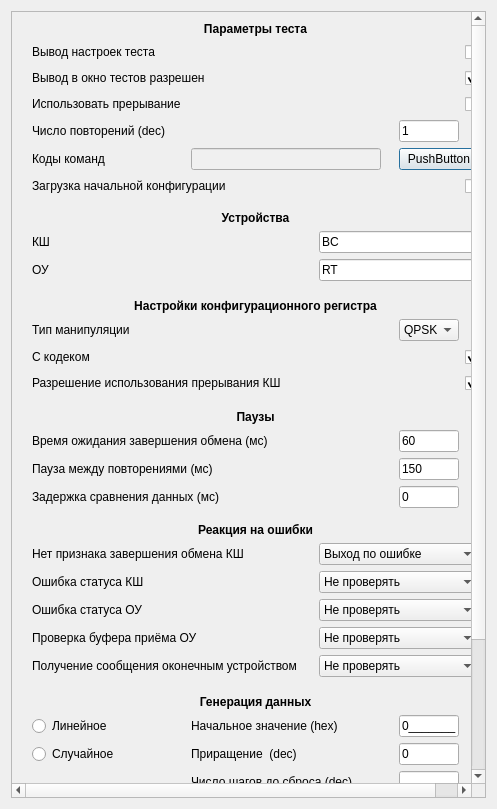
<?xml version="1.0" encoding="UTF-8"?>
<ui version="4.0">
 <class>TestVarBroad</class>
 <widget class="QDialog" name="TestVarBroad">
  <property name="geometry">
   <rect>
    <x>0</x>
    <y>0</y>
    <width>497</width>
    <height>809</height>
   </rect>
  </property>
  <property name="sizePolicy">
   <sizepolicy hsizetype="Fixed" vsizetype="Fixed">
    <horstretch>0</horstretch>
    <verstretch>0</verstretch>
   </sizepolicy>
  </property>
  <property name="baseSize">
   <size>
    <width>0</width>
    <height>900</height>
   </size>
  </property>
  <property name="windowTitle">
   <string>Перебор параметров групповой команды. Настройки.</string>
  </property>
  <property name="windowIcon">
   <iconset resource="../tgca/tgca.qrc">
    <normaloff>:/pictogram/agt_aisles_5533.png</normaloff>:/pictogram/agt_aisles_5533.png</iconset>
  </property>
  <layout class="QHBoxLayout" name="horizontalLayout">
   <item>
    <widget class="QScrollArea" name="scrollArea">
     <property name="widgetResizable">
      <bool>true</bool>
     </property>
     <widget class="QWidget" name="scrollAreaWidgetContents">
      <property name="geometry">
       <rect>
        <x>0</x>
        <y>0</y>
        <width>459</width>
        <height>891</height>
       </rect>
      </property>
      <layout class="QGridLayout" name="gridLayout">
       <property name="leftMargin">
        <number>20</number>
       </property>
       <property name="topMargin">
        <number>10</number>
       </property>
       <property name="rightMargin">
        <number>16</number>
       </property>
       <property name="bottomMargin">
        <number>6</number>
       </property>
       <property name="horizontalSpacing">
        <number>10</number>
       </property>
       <item row="41" column="0">
        <widget class="QRadioButton" name="radioButtonRand">
         <property name="text">
          <string>Случайное</string>
         </property>
         <attribute name="buttonGroup">
          <string notr="true">buttonGroupData</string>
         </attribute>
        </widget>
       </item>
       <item row="42" column="1" colspan="3">
        <widget class="QLabel" name="labelNumStep">
         <property name="text">
          <string>Число шагов до сброса (dec)</string>
         </property>
        </widget>
       </item>
       <item row="43" column="3">
        <widget class="QComboBox" name="comboBoxUnit">
         <property name="maximumSize">
          <size>
           <width>60</width>
           <height>16777215</height>
          </size>
         </property>
         <item>
          <property name="text">
           <string>1</string>
          </property>
         </item>
         <item>
          <property name="text">
           <string>2</string>
          </property>
         </item>
         <item>
          <property name="text">
           <string>4</string>
          </property>
         </item>
        </widget>
       </item>
       <item row="13" column="0" colspan="4">
        <widget class="QLabel" name="labelManType">
         <property name="text">
          <string>Тип манипуляции</string>
         </property>
        </widget>
       </item>
       <item row="56" column="0" colspan="5">
        <widget class="QLabel" name="labelHeaderOut">
         <property name="font">
          <font>
           <weight>75</weight>
           <bold>true</bold>
          </font>
         </property>
         <property name="text">
          <string>Вывод регистров состояния</string>
         </property>
         <property name="alignment">
          <set>Qt::AlignCenter</set>
         </property>
        </widget>
       </item>
       <item row="8" column="0" colspan="5">
        <widget class="QLabel" name="labelHeaderDevices">
         <property name="font">
          <font>
           <weight>75</weight>
           <bold>true</bold>
          </font>
         </property>
         <property name="text">
          <string>Устройства</string>
         </property>
         <property name="alignment">
          <set>Qt::AlignHCenter|Qt::AlignTop</set>
         </property>
        </widget>
       </item>
       <item row="16" column="0" colspan="5">
        <widget class="QLabel" name="labelSpace3">
         <property name="maximumSize">
          <size>
           <width>16777215</width>
           <height>5</height>
          </size>
         </property>
         <property name="text">
          <string/>
         </property>
        </widget>
       </item>
       <item row="12" column="0" colspan="5">
        <widget class="QLabel" name="labelHeaderConfig">
         <property name="font">
          <font>
           <weight>75</weight>
           <bold>true</bold>
          </font>
         </property>
         <property name="text">
          <string>Настройки конфигурационного регистра</string>
         </property>
         <property name="alignment">
          <set>Qt::AlignCenter</set>
         </property>
        </widget>
       </item>
       <item row="41" column="1" colspan="3">
        <widget class="QLabel" name="labelStep">
         <property name="text">
          <string>Приращение  (dec)</string>
         </property>
        </widget>
       </item>
       <item row="15" column="4">
        <widget class="QCheckBox" name="checkBoxEnaInt">
         <property name="minimumSize">
          <size>
           <width>0</width>
           <height>20</height>
          </size>
         </property>
         <property name="maximumSize">
          <size>
           <width>40</width>
           <height>16777215</height>
          </size>
         </property>
         <property name="layoutDirection">
          <enum>Qt::RightToLeft</enum>
         </property>
         <property name="text">
          <string/>
         </property>
         <property name="checked">
          <bool>true</bool>
         </property>
        </widget>
       </item>
       <item row="60" column="3">
        <widget class="QLineEdit" name="lineEditRTOut">
         <property name="inputMethodHints">
          <set>Qt::ImhDigitsOnly</set>
         </property>
         <property name="alignment">
          <set>Qt::AlignRight|Qt::AlignTrailing|Qt::AlignVCenter</set>
         </property>
        </widget>
       </item>
       <item row="32" column="0" colspan="2">
        <widget class="QLabel" name="labelErrMemRT">
         <property name="text">
          <string>Проверка буфера приёма ОУ</string>
         </property>
        </widget>
       </item>
       <item row="15" column="0" colspan="4">
        <widget class="QLabel" name="labelEnaInt">
         <property name="text">
          <string>Разрешение использования прерывания КШ</string>
         </property>
        </widget>
       </item>
       <item row="44" column="0" colspan="3">
        <widget class="QLabel" name="labelBufLen">
         <property name="text">
          <string>Размер массива данных в байтах (dec)</string>
         </property>
        </widget>
       </item>
       <item row="11" column="0" colspan="5">
        <widget class="QLabel" name="labelSpace2">
         <property name="maximumSize">
          <size>
           <width>16777215</width>
           <height>6</height>
          </size>
         </property>
         <property name="text">
          <string/>
         </property>
        </widget>
       </item>
       <item row="33" column="0" colspan="3">
        <widget class="QLabel" name="labelReceived">
         <property name="text">
          <string>Получение сообщения оконечным устройством</string>
         </property>
        </widget>
       </item>
       <item row="40" column="1" colspan="3">
        <widget class="QLabel" name="labelBegin">
         <property name="maximumSize">
          <size>
           <width>150</width>
           <height>16777215</height>
          </size>
         </property>
         <property name="text">
          <string>Начальное значение (hex)</string>
         </property>
        </widget>
       </item>
       <item row="6" column="4">
        <widget class="QCheckBox" name="checkBoxInit">
         <property name="minimumSize">
          <size>
           <width>0</width>
           <height>20</height>
          </size>
         </property>
         <property name="maximumSize">
          <size>
           <width>40</width>
           <height>16777215</height>
          </size>
         </property>
         <property name="layoutDirection">
          <enum>Qt::RightToLeft</enum>
         </property>
         <property name="text">
          <string/>
         </property>
        </widget>
       </item>
       <item row="14" column="0" colspan="4">
        <widget class="QLabel" name="labelCodec">
         <property name="text">
          <string>С кодеком</string>
         </property>
        </widget>
       </item>
       <item row="14" column="4">
        <widget class="QCheckBox" name="checkBoxCodec">
         <property name="minimumSize">
          <size>
           <width>0</width>
           <height>20</height>
          </size>
         </property>
         <property name="maximumSize">
          <size>
           <width>40</width>
           <height>16777215</height>
          </size>
         </property>
         <property name="layoutDirection">
          <enum>Qt::RightToLeft</enum>
         </property>
         <property name="text">
          <string/>
         </property>
         <property name="checked">
          <bool>true</bool>
         </property>
        </widget>
       </item>
       <item row="42" column="4">
        <widget class="QLineEdit" name="lineEditNumStep">
         <property name="maximumSize">
          <size>
           <width>60</width>
           <height>16777215</height>
          </size>
         </property>
        </widget>
       </item>
       <item row="31" column="0">
        <widget class="QLabel" name="labelErrStatusRT">
         <property name="text">
          <string>Ошибка статуса ОУ</string>
         </property>
        </widget>
       </item>
       <item row="30" column="0">
        <widget class="QLabel" name="labelErrStatusBC">
         <property name="text">
          <string>Ошибка статуса КШ</string>
         </property>
        </widget>
       </item>
       <item row="29" column="0" colspan="3">
        <widget class="QLabel" name="labelBCIntErr">
         <property name="text">
          <string>Нет признака завершения обмена КШ</string>
         </property>
        </widget>
       </item>
       <item row="19" column="0" colspan="3">
        <widget class="QLabel" name="labelPause">
         <property name="text">
          <string>Пауза между повторениями (мс)</string>
         </property>
        </widget>
       </item>
       <item row="60" column="4">
        <widget class="QLabel" name="labelRTOutSuf">
         <property name="maximumSize">
          <size>
           <width>40</width>
           <height>16777215</height>
          </size>
         </property>
         <property name="text">
          <string>раз</string>
         </property>
        </widget>
       </item>
       <item row="40" column="0">
        <widget class="QRadioButton" name="radioButtonLin">
         <property name="text">
          <string>Линейное                    </string>
         </property>
         <attribute name="buttonGroup">
          <string notr="true">buttonGroupData</string>
         </attribute>
        </widget>
       </item>
       <item row="18" column="4">
        <widget class="QLineEdit" name="lineEditTime">
         <property name="maximumSize">
          <size>
           <width>60</width>
           <height>16777215</height>
          </size>
         </property>
         <property name="inputMask">
          <string>000</string>
         </property>
         <property name="text">
          <string>60</string>
         </property>
        </widget>
       </item>
       <item row="40" column="4">
        <widget class="QLineEdit" name="lineEditBegin">
         <property name="maximumSize">
          <size>
           <width>60</width>
           <height>16777215</height>
          </size>
         </property>
         <property name="inputMethodHints">
          <set>Qt::ImhUppercaseOnly</set>
         </property>
         <property name="inputMask">
          <string>HHHHHHHH;_</string>
         </property>
         <property name="text">
          <string>0</string>
         </property>
        </widget>
       </item>
       <item row="58" column="4">
        <widget class="QLabel" name="labelBCOutSuf">
         <property name="maximumSize">
          <size>
           <width>40</width>
           <height>16777215</height>
          </size>
         </property>
         <property name="text">
          <string>раз</string>
         </property>
        </widget>
       </item>
       <item row="58" column="3">
        <widget class="QLineEdit" name="lineEditBCOut">
         <property name="inputMethodHints">
          <set>Qt::ImhDigitsOnly</set>
         </property>
         <property name="alignment">
          <set>Qt::AlignRight|Qt::AlignTrailing|Qt::AlignVCenter</set>
         </property>
        </widget>
       </item>
       <item row="7" column="0" colspan="5">
        <widget class="QLabel" name="labelSpace1">
         <property name="maximumSize">
          <size>
           <width>16777215</width>
           <height>3</height>
          </size>
         </property>
         <property name="text">
          <string/>
         </property>
        </widget>
       </item>
       <item row="60" column="2">
        <widget class="QComboBox" name="comboBoxRTOutPref">
         <item>
          <property name="text">
           <string>первые</string>
          </property>
         </item>
         <item>
          <property name="text">
           <string>каждые</string>
          </property>
         </item>
        </widget>
       </item>
       <item row="43" column="0" colspan="3">
        <widget class="QLabel" name="labelUnit">
         <property name="text">
          <string>Размер единицы данных в байтах</string>
         </property>
        </widget>
       </item>
       <item row="19" column="4">
        <widget class="QLineEdit" name="lineEditPause">
         <property name="maximumSize">
          <size>
           <width>60</width>
           <height>16777215</height>
          </size>
         </property>
         <property name="inputMask">
          <string>000</string>
         </property>
         <property name="text">
          <string>150</string>
         </property>
        </widget>
       </item>
       <item row="58" column="1">
        <widget class="QLabel" name="labelBCStatOut">
         <property name="text">
          <string>вывод</string>
         </property>
         <property name="alignment">
          <set>Qt::AlignRight|Qt::AlignTrailing|Qt::AlignVCenter</set>
         </property>
        </widget>
       </item>
       <item row="28" column="0" colspan="5">
        <widget class="QLabel" name="labelHeaderExit">
         <property name="font">
          <font>
           <weight>75</weight>
           <bold>true</bold>
          </font>
         </property>
         <property name="text">
          <string>Реакция на ошибки</string>
         </property>
         <property name="alignment">
          <set>Qt::AlignCenter</set>
         </property>
        </widget>
       </item>
       <item row="9" column="0">
        <widget class="QLabel" name="labelDevBC">
         <property name="text">
          <string>КШ</string>
         </property>
        </widget>
       </item>
       <item row="60" column="1">
        <widget class="QLabel" name="labelRTStatOut">
         <property name="text">
          <string>вывод</string>
         </property>
         <property name="alignment">
          <set>Qt::AlignRight|Qt::AlignTrailing|Qt::AlignVCenter</set>
         </property>
        </widget>
       </item>
       <item row="0" column="0" colspan="5">
        <widget class="QLabel" name="labelHeaderCommand">
         <property name="font">
          <font>
           <weight>75</weight>
           <bold>true</bold>
          </font>
         </property>
         <property name="text">
          <string>Параметры теста</string>
         </property>
         <property name="alignment">
          <set>Qt::AlignCenter</set>
         </property>
        </widget>
       </item>
       <item row="29" column="3" colspan="2">
        <widget class="QComboBox" name="comboBoxBCIntErr">
         <property name="maximumSize">
          <size>
           <width>160</width>
           <height>16777215</height>
          </size>
         </property>
         <property name="currentIndex">
          <number>1</number>
         </property>
         <item>
          <property name="text">
           <string>Сообщение об ошибке</string>
          </property>
         </item>
         <item>
          <property name="text">
           <string>Выход по ошибке</string>
          </property>
         </item>
        </widget>
       </item>
       <item row="10" column="0">
        <widget class="QLabel" name="labelDevRT">
         <property name="text">
          <string>ОУ</string>
         </property>
        </widget>
       </item>
       <item row="30" column="3" colspan="2">
        <widget class="QComboBox" name="comboBoxErrStatusBC">
         <property name="maximumSize">
          <size>
           <width>160</width>
           <height>16777215</height>
          </size>
         </property>
         <item>
          <property name="text">
           <string>Не проверять</string>
          </property>
         </item>
         <item>
          <property name="text">
           <string>Сообщать об ошибке</string>
          </property>
         </item>
        </widget>
       </item>
       <item row="20" column="4">
        <widget class="QLineEdit" name="lineEditReservePause">
         <property name="maximumSize">
          <size>
           <width>60</width>
           <height>16777215</height>
          </size>
         </property>
         <property name="inputMask">
          <string>000</string>
         </property>
         <property name="text">
          <string>0</string>
         </property>
        </widget>
       </item>
       <item row="18" column="0" colspan="4">
        <widget class="QLabel" name="labelTime">
         <property name="text">
          <string>Время ожидания завершения обмена (мс)</string>
         </property>
        </widget>
       </item>
       <item row="41" column="4">
        <widget class="QLineEdit" name="lineEditStep">
         <property name="maximumSize">
          <size>
           <width>60</width>
           <height>16777215</height>
          </size>
         </property>
         <property name="text">
          <string>0</string>
         </property>
        </widget>
       </item>
       <item row="20" column="0" colspan="3">
        <widget class="QLabel" name="labelWinModePause">
         <property name="text">
          <string>Задержка сравнения данных (мс)</string>
         </property>
        </widget>
       </item>
       <item row="27" column="0" colspan="5">
        <widget class="QLabel" name="labelSpace4">
         <property name="maximumSize">
          <size>
           <width>16777215</width>
           <height>3</height>
          </size>
         </property>
         <property name="text">
          <string/>
         </property>
        </widget>
       </item>
       <item row="58" column="2">
        <widget class="QComboBox" name="comboBoxBCOutPref">
         <item>
          <property name="text">
           <string>первые</string>
          </property>
         </item>
         <item>
          <property name="text">
           <string>каждые</string>
          </property>
         </item>
        </widget>
       </item>
       <item row="50" column="0" colspan="5">
        <widget class="QLabel" name="labelSpace6">
         <property name="maximumSize">
          <size>
           <width>16777215</width>
           <height>8</height>
          </size>
         </property>
         <property name="text">
          <string/>
         </property>
        </widget>
       </item>
       <item row="6" column="0" colspan="3">
        <widget class="QLabel" name="labelInit">
         <property name="text">
          <string>Загрузка начальной конфигурации</string>
         </property>
        </widget>
       </item>
       <item row="58" column="0">
        <widget class="QCheckBox" name="checkBoxBCOut">
         <property name="layoutDirection">
          <enum>Qt::RightToLeft</enum>
         </property>
         <property name="text">
          <string>КШ:             детально</string>
         </property>
        </widget>
       </item>
       <item row="60" column="0">
        <widget class="QCheckBox" name="checkBoxRTOut">
         <property name="layoutDirection">
          <enum>Qt::RightToLeft</enum>
         </property>
         <property name="text">
          <string>ОУ:             детально</string>
         </property>
        </widget>
       </item>
       <item row="4" column="0">
        <widget class="QLabel" name="labelHeaderRepeat">
         <property name="text">
          <string>Число повторений (dec)</string>
         </property>
        </widget>
       </item>
       <item row="4" column="4">
        <widget class="QLineEdit" name="lineEditCycle">
         <property name="maximumSize">
          <size>
           <width>60</width>
           <height>16777215</height>
          </size>
         </property>
         <property name="inputMask">
          <string>0009</string>
         </property>
         <property name="text">
          <string>1</string>
         </property>
        </widget>
       </item>
       <item row="2" column="0" colspan="3">
        <widget class="QLabel" name="labelOutput">
         <property name="text">
          <string>Вывод в окно тестов разрешен</string>
         </property>
        </widget>
       </item>
       <item row="44" column="3" colspan="2">
        <widget class="QLineEdit" name="lineEditBufLen">
         <property name="maximumSize">
          <size>
           <width>90</width>
           <height>16777215</height>
          </size>
         </property>
         <property name="inputMask">
          <string>000009</string>
         </property>
         <property name="text">
          <string>500056</string>
         </property>
        </widget>
       </item>
       <item row="3" column="0">
        <widget class="QLabel" name="labelUseInt">
         <property name="text">
          <string>Использовать прерывание</string>
         </property>
        </widget>
       </item>
       <item row="10" column="3" colspan="2">
        <widget class="QLineEdit" name="lineEditDevRT">
         <property name="maximumSize">
          <size>
           <width>160</width>
           <height>16777215</height>
          </size>
         </property>
         <property name="text">
          <string>RT</string>
         </property>
        </widget>
       </item>
       <item row="2" column="4">
        <widget class="QCheckBox" name="checkBoxOut">
         <property name="minimumSize">
          <size>
           <width>0</width>
           <height>20</height>
          </size>
         </property>
         <property name="maximumSize">
          <size>
           <width>40</width>
           <height>16777215</height>
          </size>
         </property>
         <property name="layoutDirection">
          <enum>Qt::RightToLeft</enum>
         </property>
         <property name="text">
          <string/>
         </property>
         <property name="checked">
          <bool>true</bool>
         </property>
        </widget>
       </item>
       <item row="3" column="4">
        <widget class="QCheckBox" name="checkBoxUseInt">
         <property name="minimumSize">
          <size>
           <width>0</width>
           <height>20</height>
          </size>
         </property>
         <property name="maximumSize">
          <size>
           <width>40</width>
           <height>16777215</height>
          </size>
         </property>
         <property name="layoutDirection">
          <enum>Qt::RightToLeft</enum>
         </property>
         <property name="text">
          <string/>
         </property>
         <property name="tristate">
          <bool>true</bool>
         </property>
        </widget>
       </item>
       <item row="13" column="4">
        <widget class="QComboBox" name="comboBoxManType">
         <property name="maximumSize">
          <size>
           <width>60</width>
           <height>16777215</height>
          </size>
         </property>
         <item>
          <property name="text">
           <string>QPSK</string>
          </property>
         </item>
         <item>
          <property name="text">
           <string>QAM16</string>
          </property>
         </item>
         <item>
          <property name="text">
           <string>QAM64</string>
          </property>
         </item>
        </widget>
       </item>
       <item row="9" column="3" colspan="2">
        <widget class="QLineEdit" name="lineEditDevBC">
         <property name="maximumSize">
          <size>
           <width>160</width>
           <height>16777215</height>
          </size>
         </property>
         <property name="text">
          <string>BC</string>
         </property>
        </widget>
       </item>
       <item row="1" column="4">
        <widget class="QCheckBox" name="checkBoxParamView">
         <property name="minimumSize">
          <size>
           <width>0</width>
           <height>20</height>
          </size>
         </property>
         <property name="maximumSize">
          <size>
           <width>40</width>
           <height>16777215</height>
          </size>
         </property>
         <property name="layoutDirection">
          <enum>Qt::RightToLeft</enum>
         </property>
         <property name="text">
          <string/>
         </property>
         <property name="checked">
          <bool>false</bool>
         </property>
        </widget>
       </item>
       <item row="36" column="0" colspan="5">
        <widget class="QLabel" name="labelHeaderData">
         <property name="font">
          <font>
           <weight>75</weight>
           <bold>true</bold>
          </font>
         </property>
         <property name="text">
          <string>Генерация данных</string>
         </property>
         <property name="alignment">
          <set>Qt::AlignCenter</set>
         </property>
        </widget>
       </item>
       <item row="1" column="0" colspan="3">
        <widget class="QLabel" name="labelParamView">
         <property name="text">
          <string>Вывод настроек теста</string>
         </property>
        </widget>
       </item>
       <item row="17" column="0" colspan="5">
        <widget class="QLabel" name="labelHeaderPause">
         <property name="font">
          <font>
           <weight>75</weight>
           <bold>true</bold>
          </font>
         </property>
         <property name="text">
          <string>Паузы</string>
         </property>
         <property name="alignment">
          <set>Qt::AlignCenter</set>
         </property>
        </widget>
       </item>
       <item row="32" column="3" colspan="2">
        <widget class="QComboBox" name="comboBoxMemRT">
         <property name="maximumSize">
          <size>
           <width>160</width>
           <height>16777215</height>
          </size>
         </property>
         <item>
          <property name="text">
           <string>Не проверять</string>
          </property>
         </item>
         <item>
          <property name="text">
           <string>Сообщать об ошибке</string>
          </property>
         </item>
        </widget>
       </item>
       <item row="33" column="3" colspan="2">
        <widget class="QComboBox" name="comboBoxRec">
         <property name="maximumSize">
          <size>
           <width>160</width>
           <height>16777215</height>
          </size>
         </property>
         <item>
          <property name="text">
           <string>Не проверять</string>
          </property>
         </item>
         <item>
          <property name="text">
           <string>Сообщать об ошибке</string>
          </property>
         </item>
        </widget>
       </item>
       <item row="31" column="3" colspan="2">
        <widget class="QComboBox" name="comboBoxErrStatusRT">
         <property name="maximumSize">
          <size>
           <width>160</width>
           <height>16777215</height>
          </size>
         </property>
         <item>
          <property name="text">
           <string>Не проверять</string>
          </property>
         </item>
         <item>
          <property name="text">
           <string>Сообщать об ошибке</string>
          </property>
         </item>
        </widget>
       </item>
       <item row="35" column="0" colspan="5">
        <widget class="QLabel" name="labelSpace5">
         <property name="maximumSize">
          <size>
           <width>16777215</width>
           <height>6</height>
          </size>
         </property>
         <property name="text">
          <string/>
         </property>
        </widget>
       </item>
       <item row="5" column="0">
        <widget class="QLabel" name="labelCodes">
         <property name="text">
          <string>Коды команд</string>
         </property>
        </widget>
       </item>
       <item row="5" column="4">
        <widget class="QPushButton" name="pushButtonCodes">
         <property name="text">
          <string>PushButton</string>
         </property>
        </widget>
       </item>
       <item row="5" column="1" colspan="3">
        <widget class="QLineEdit" name="lineviewCodes">
         <property name="maximumSize">
          <size>
           <width>190</width>
           <height>16777215</height>
          </size>
         </property>
         <property name="styleSheet">
          <string notr="true">background-color: rgb(240, 240, 240);</string>
         </property>
         <property name="readOnly">
          <bool>true</bool>
         </property>
        </widget>
       </item>
      </layout>
     </widget>
    </widget>
   </item>
  </layout>
 </widget>
 <resources>
  <include location="../tgca/tgca.qrc"/>
 </resources>
 <connections/>
 <slots>
  <slot>onPushCodes()</slot>
 </slots>
 <buttongroups>
  <buttongroup name="buttonGroupData"/>
 </buttongroups>
</ui>
